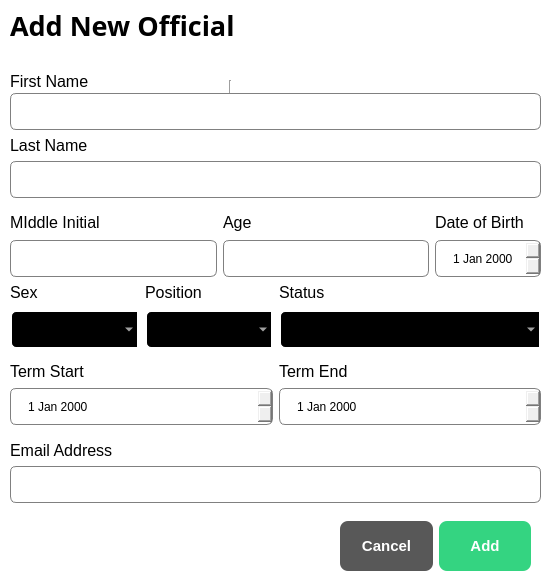
<?xml version="1.0" encoding="UTF-8"?>
<ui version="4.0">
 <class>OfficialDialog</class>
 <widget class="QDialog" name="OfficialDialog">
  <property name="geometry">
   <rect>
    <x>0</x>
    <y>0</y>
    <width>548</width>
    <height>583</height>
   </rect>
  </property>
  <property name="windowTitle">
   <string>Dialog</string>
  </property>
  <property name="styleSheet">
   <string notr="true">QDialog{
 
background-color:white;

}

QLineEdit{

border: 1px solid gray;
border-radius:6px;
padding-left: 15px;
height: 35px;
}

QDateEdit{ 
border: 1px solid gray;
border-radius:6px;
padding-left: 15px;
height: 35px;
}

QComboBox{ 
border: 2px solid white;
border-radius:6px;
padding-left: 1px 18px 1px 3px;
height: 35px;
background-color:black;
color:white;
padding-left:15px;
selection-background-color: #298089;
}</string>
  </property>
  <widget class="QLabel" name="label_12">
   <property name="geometry">
    <rect>
     <x>10</x>
     <y>10</y>
     <width>261</width>
     <height>31</height>
    </rect>
   </property>
   <property name="font">
    <font>
     <family>Arial Rounded MT</family>
     <pointsize>20</pointsize>
     <bold>true</bold>
    </font>
   </property>
   <property name="text">
    <string>Add New Official</string>
   </property>
  </widget>
  <widget class="Line" name="line_2">
   <property name="geometry">
    <rect>
     <x>-40</x>
     <y>80</y>
     <width>541</width>
     <height>21</height>
    </rect>
   </property>
   <property name="orientation">
    <enum>Qt::Orientation::Vertical</enum>
   </property>
  </widget>
  <widget class="QWidget" name="layoutWidget_8">
   <property name="geometry">
    <rect>
     <x>340</x>
     <y>520</y>
     <width>191</width>
     <height>52</height>
    </rect>
   </property>
   <layout class="QHBoxLayout" name="horizontalLayout_6">
    <item>
     <widget class="QPushButton" name="cancel_officialbutton">
      <property name="minimumSize">
       <size>
        <width>0</width>
        <height>50</height>
       </size>
      </property>
      <property name="baseSize">
       <size>
        <width>0</width>
        <height>50</height>
       </size>
      </property>
      <property name="styleSheet">
       <string notr="true">QPushButton{
 background-color: #585858;
 color:white;
border:none;
border-radius:8px;
font-weight: bold;
font-size: 15px;
}</string>
      </property>
      <property name="text">
       <string>Cancel</string>
      </property>
      <property name="checkable">
       <bool>true</bool>
      </property>
      <property name="autoExclusive">
       <bool>true</bool>
      </property>
     </widget>
    </item>
    <item>
     <widget class="QPushButton" name="save_officialbutton">
      <property name="minimumSize">
       <size>
        <width>0</width>
        <height>50</height>
       </size>
      </property>
      <property name="baseSize">
       <size>
        <width>0</width>
        <height>50</height>
       </size>
      </property>
      <property name="styleSheet">
       <string notr="true">QPushButton{
 background-color: #34D481;
 color:white;
border:none;
border-radius:8px;
font-weight: bold;
font-size: 15px;
}</string>
      </property>
      <property name="text">
       <string>Add</string>
      </property>
      <property name="checkable">
       <bool>true</bool>
      </property>
      <property name="autoExclusive">
       <bool>true</bool>
      </property>
     </widget>
    </item>
   </layout>
  </widget>
  <widget class="QWidget" name="layoutWidget">
   <property name="geometry">
    <rect>
     <x>10</x>
     <y>210</y>
     <width>531</width>
     <height>67</height>
    </rect>
   </property>
   <layout class="QHBoxLayout" name="horizontalLayout">
    <item>
     <layout class="QVBoxLayout" name="verticalLayout_18">
      <item>
       <widget class="QLabel" name="label_18">
        <property name="font">
         <font>
          <family>Arial</family>
          <pointsize>12</pointsize>
         </font>
        </property>
        <property name="text">
         <string>MIddle Initial</string>
        </property>
       </widget>
      </item>
      <item>
       <widget class="QLineEdit" name="age_lineEdit_2"/>
      </item>
     </layout>
    </item>
    <item>
     <layout class="QVBoxLayout" name="verticalLayout_9">
      <item>
       <widget class="QLabel" name="label_10">
        <property name="font">
         <font>
          <family>Arial</family>
          <pointsize>12</pointsize>
         </font>
        </property>
        <property name="text">
         <string>Age</string>
        </property>
       </widget>
      </item>
      <item>
       <widget class="QLineEdit" name="age_lineEdit"/>
      </item>
     </layout>
    </item>
    <item>
     <layout class="QVBoxLayout" name="verticalLayout_10">
      <item>
       <widget class="QLabel" name="label_11">
        <property name="font">
         <font>
          <family>Arial</family>
          <pointsize>12</pointsize>
         </font>
        </property>
        <property name="text">
         <string>Date of Birth</string>
        </property>
       </widget>
      </item>
      <item>
       <widget class="QDateEdit" name="dob_dateEdit_off">
        <property name="minimumSize">
         <size>
          <width>100</width>
          <height>0</height>
         </size>
        </property>
       </widget>
      </item>
     </layout>
    </item>
   </layout>
  </widget>
  <widget class="QWidget" name="layoutWidget">
   <property name="geometry">
    <rect>
     <x>10</x>
     <y>440</y>
     <width>531</width>
     <height>63</height>
    </rect>
   </property>
   <layout class="QVBoxLayout" name="verticalLayout_22">
    <item>
     <widget class="QLabel" name="label_22">
      <property name="font">
       <font>
        <family>Arial</family>
        <pointsize>12</pointsize>
       </font>
      </property>
      <property name="text">
       <string>Email Address</string>
      </property>
     </widget>
    </item>
    <item>
     <widget class="QLineEdit" name="email_lineEdit2"/>
    </item>
   </layout>
  </widget>
  <widget class="QWidget" name="layoutWidget">
   <property name="geometry">
    <rect>
     <x>10</x>
     <y>70</y>
     <width>531</width>
     <height>128</height>
    </rect>
   </property>
   <layout class="QVBoxLayout" name="verticalLayout">
    <item>
     <layout class="QVBoxLayout" name="verticalLayout_13">
      <property name="spacing">
       <number>0</number>
      </property>
      <item>
       <widget class="QLabel" name="label_13">
        <property name="font">
         <font>
          <family>Arial</family>
          <pointsize>12</pointsize>
         </font>
        </property>
        <property name="text">
         <string>First Name</string>
        </property>
       </widget>
      </item>
      <item>
       <widget class="QLineEdit" name="firstname_lineEdit2"/>
      </item>
     </layout>
    </item>
    <item>
     <layout class="QVBoxLayout" name="verticalLayout_14">
      <item>
       <widget class="QLabel" name="label_14">
        <property name="font">
         <font>
          <family>Arial</family>
          <pointsize>12</pointsize>
         </font>
        </property>
        <property name="text">
         <string>Last Name</string>
        </property>
       </widget>
      </item>
      <item>
       <widget class="QLineEdit" name="lastname_lineEdit2"/>
      </item>
     </layout>
    </item>
   </layout>
  </widget>
  <widget class="QWidget" name="layoutWidget">
   <property name="geometry">
    <rect>
     <x>10</x>
     <y>280</y>
     <width>531</width>
     <height>69</height>
    </rect>
   </property>
   <layout class="QHBoxLayout" name="horizontalLayout_2">
    <item>
     <layout class="QHBoxLayout" name="horizontalLayout_5">
      <item>
       <layout class="QVBoxLayout" name="verticalLayout_16">
        <item>
         <widget class="QLabel" name="label_16">
          <property name="font">
           <font>
            <family>Arial</family>
            <pointsize>12</pointsize>
           </font>
          </property>
          <property name="text">
           <string>Sex</string>
          </property>
         </widget>
        </item>
        <item>
         <widget class="QComboBox" name="sex_comboBox2">
          <item>
           <property name="text">
            <string/>
           </property>
          </item>
          <item>
           <property name="text">
            <string>Male</string>
           </property>
          </item>
          <item>
           <property name="text">
            <string>Female</string>
           </property>
          </item>
         </widget>
        </item>
       </layout>
      </item>
      <item>
       <layout class="QVBoxLayout" name="verticalLayout_17">
        <item>
         <widget class="QLabel" name="label_17">
          <property name="font">
           <font>
            <family>Arial</family>
            <pointsize>12</pointsize>
           </font>
          </property>
          <property name="text">
           <string>Position</string>
          </property>
         </widget>
        </item>
        <item>
         <widget class="QComboBox" name="position_comboBox">
          <property name="styleSheet">
           <string notr="true"/>
          </property>
          <item>
           <property name="text">
            <string/>
           </property>
          </item>
          <item>
           <property name="text">
            <string>Captain</string>
           </property>
          </item>
          <item>
           <property name="text">
            <string>Secretary</string>
           </property>
          </item>
          <item>
           <property name="text">
            <string>Treasurer</string>
           </property>
          </item>
          <item>
           <property name="text">
            <string>Councilor</string>
           </property>
          </item>
          <item>
           <property name="text">
            <string>Kagawad</string>
           </property>
          </item>
          <item>
           <property name="text">
            <string>Sk Kagawad</string>
           </property>
          </item>
          <item>
           <property name="text">
            <string>Tanod</string>
           </property>
          </item>
         </widget>
        </item>
       </layout>
      </item>
     </layout>
    </item>
    <item>
     <layout class="QVBoxLayout" name="verticalLayout_20">
      <item>
       <widget class="QLabel" name="label_20">
        <property name="font">
         <font>
          <family>Arial</family>
          <pointsize>12</pointsize>
         </font>
        </property>
        <property name="text">
         <string>Status</string>
        </property>
       </widget>
      </item>
      <item>
       <widget class="QComboBox" name="add_status_offi_set">
        <item>
         <property name="text">
          <string/>
         </property>
        </item>
        <item>
         <property name="text">
          <string>Single</string>
         </property>
        </item>
        <item>
         <property name="text">
          <string>Married</string>
         </property>
        </item>
        <item>
         <property name="text">
          <string>Divorced</string>
         </property>
        </item>
        <item>
         <property name="text">
          <string>Separated</string>
         </property>
        </item>
        <item>
         <property name="text">
          <string>Widowed</string>
         </property>
        </item>
       </widget>
      </item>
     </layout>
    </item>
   </layout>
  </widget>
  <widget class="QWidget" name="layoutWidget">
   <property name="geometry">
    <rect>
     <x>10</x>
     <y>360</y>
     <width>531</width>
     <height>65</height>
    </rect>
   </property>
   <layout class="QHBoxLayout" name="horizontalLayout_3">
    <item>
     <layout class="QVBoxLayout" name="verticalLayout_7">
      <item>
       <widget class="QLabel" name="label_8">
        <property name="font">
         <font>
          <family>Arial</family>
          <pointsize>12</pointsize>
         </font>
        </property>
        <property name="text">
         <string>Term Start</string>
        </property>
       </widget>
      </item>
      <item>
       <widget class="QDateEdit" name="termstart_dateEdit"/>
      </item>
     </layout>
    </item>
    <item>
     <layout class="QVBoxLayout" name="verticalLayout_8">
      <item>
       <widget class="QLabel" name="label_9">
        <property name="font">
         <font>
          <family>Arial</family>
          <pointsize>12</pointsize>
         </font>
        </property>
        <property name="text">
         <string>Term End</string>
        </property>
       </widget>
      </item>
      <item>
       <widget class="QDateEdit" name="termend_dateEdit"/>
      </item>
     </layout>
    </item>
   </layout>
  </widget>
 </widget>
 <resources/>
 <connections>
  <connection>
   <sender>cancel_officialbutton</sender>
   <signal>toggled(bool)</signal>
   <receiver>OfficialDialog</receiver>
   <slot>close()</slot>
   <hints>
    <hint type="sourcelabel">
     <x>371</x>
     <y>567</y>
    </hint>
    <hint type="destinationlabel">
     <x>380</x>
     <y>653</y>
    </hint>
   </hints>
  </connection>
  <connection>
   <sender>save_officialbutton</sender>
   <signal>toggled(bool)</signal>
   <receiver>OfficialDialog</receiver>
   <slot>close()</slot>
   <hints>
    <hint type="sourcelabel">
     <x>488</x>
     <y>552</y>
    </hint>
    <hint type="destinationlabel">
     <x>496</x>
     <y>655</y>
    </hint>
   </hints>
  </connection>
 </connections>
</ui>
